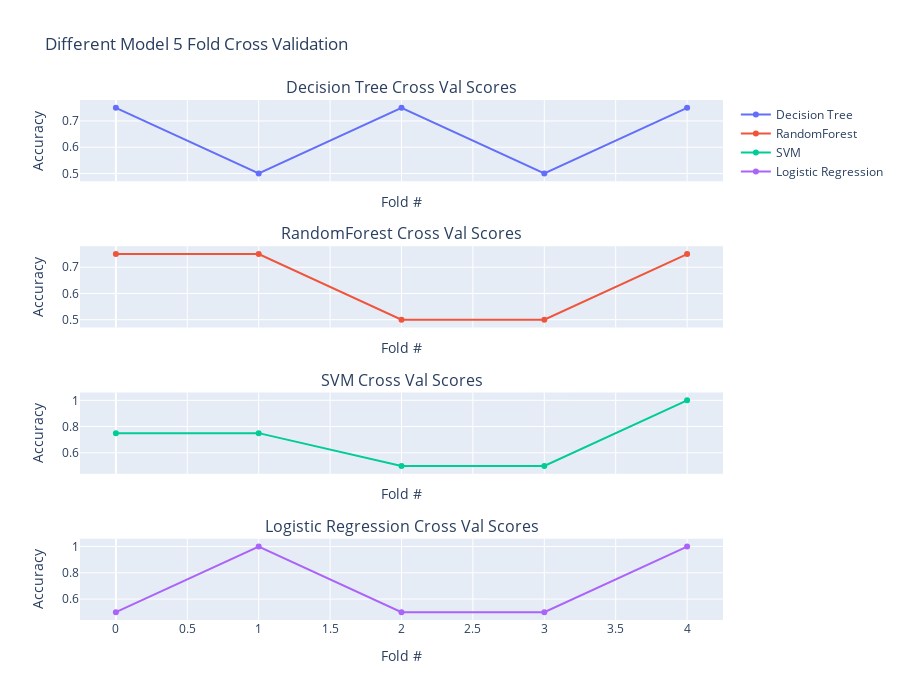

Notebook cell for this chart:
### Code cell
fig = make_subplots(rows=4, cols=1,shared_xaxes=True,subplot_titles=('Decision Tree Cross Val Scores',
                                                                     'RandomForest Cross Val Scores',
                                                                    'SVM Cross Val Scores','Logistic Regression Cross Val Scores'))

fig.add_trace(
    go.Scatter(x=list(range(0,len(DT_CROSS_VAL))),y=DT_CROSS_VAL,name='Decision Tree'),
    row=1, col=1
)
fig.add_trace(
    go.Scatter(x=list(range(0,len(DT_CROSS_VAL))),y=RF_CROSS_VAL,name='RandomForest'),
    row=2, col=1
)
fig.add_trace(
    go.Scatter(x=list(range(0,len(DT_CROSS_VAL))),y=SVM_CROSS_VAL,name='SVM'),
    row=3, col=1
)
fig.add_trace(
    go.Scatter(x=list(range(0,len(DT_CROSS_VAL))),y=LR_CROSS_VAL,name='Logistic Regression'),
    row=4, col=1
)

fig.update_layout(height=700, width=900, title_text="Different Model 5 Fold Cross Validation")
fig.update_yaxes(title_text="Accuracy")
fig.update_xaxes(title_text="Fold #")

fig.show()

### Figure 1 — Plotly figure (JSON) as saved in the notebook; plotly's stock layout.template omitted (floating-point values rounded to 4 significant figures)
{"data": [{"name": "Decision Tree", "type": "scatter", "x": [0, 1, 2, 3, 4], "xaxis": "x", "y": [0.75, 0.5, 0.75, 0.5, 0.75], "yaxis": "y"}, {"name": "RandomForest", "type": "scatter", "x": [0, 1, 2, 3, 4], "xaxis": "x2", "y": [0.75, 0.75, 0.5, 0.5, 0.75], "yaxis": "y2"}, {"name": "SVM", "type": "scatter", "x": [0, 1, 2, 3, 4], "xaxis": "x3", "y": [0.75, 0.75, 0.5, 0.5, 1], "yaxis": "y3"}, {"name": "Logistic Regression", "type": "scatter", "x": [0, 1, 2, 3, 4], "xaxis": "x4", "y": [0.5, 1, 0.5, 0.5, 1], "yaxis": "y4"}], "layout": {"annotations": [{"font": {"size": 16}, "showarrow": false, "text": "Decision Tree Cross Val Scores", "x": 0.5, "xanchor": "center", "xref": "paper", "y": 1, "yanchor": "bottom", "yref": "paper"}, {"font": {"size": 16}, "showarrow": false, "text": "RandomForest Cross Val Scores", "x": 0.5, "xanchor": "center", "xref": "paper", "y": 0.7188, "yanchor": "bottom", "yref": "paper"}, {"font": {"size": 16}, "showarrow": false, "text": "SVM Cross Val Scores", "x": 0.5, "xanchor": "center", "xref": "paper", "y": 0.4375, "yanchor": "bottom", "yref": "paper"}, {"font": {"size": 16}, "showarrow": false, "text": "Logistic Regression Cross Val Scores", "x": 0.5, "xanchor": "center", "xref": "paper", "y": 0.1562, "yanchor": "bottom", "yref": "paper"}], "height": 700, "title": {"text": "Different Model 5 Fold Cross Validation"}, "width": 900, "xaxis": {"anchor": "y", "domain": [0, 1], "matches": "x4", "showticklabels": false, "title": {"text": "Fold #"}}, "xaxis2": {"anchor": "y2", "domain": [0, 1], "matches": "x4", "showticklabels": false, "title": {"text": "Fold #"}}, "xaxis3": {"anchor": "y3", "domain": [0, 1], "matches": "x4", "showticklabels": false, "title": {"text": "Fold #"}}, "xaxis4": {"anchor": "y4", "domain": [0, 1], "title": {"text": "Fold #"}}, "yaxis": {"anchor": "x", "domain": [0.8438, 1], "title": {"text": "Accuracy"}}, "yaxis2": {"anchor": "x2", "domain": [0.5625, 0.7188], "title": {"text": "Accuracy"}}, "yaxis3": {"anchor": "x3", "domain": [0.2812, 0.4375], "title": {"text": "Accuracy"}}, "yaxis4": {"anchor": "x4", "domain": [0, 0.1562], "title": {"text": "Accuracy"}}}}
